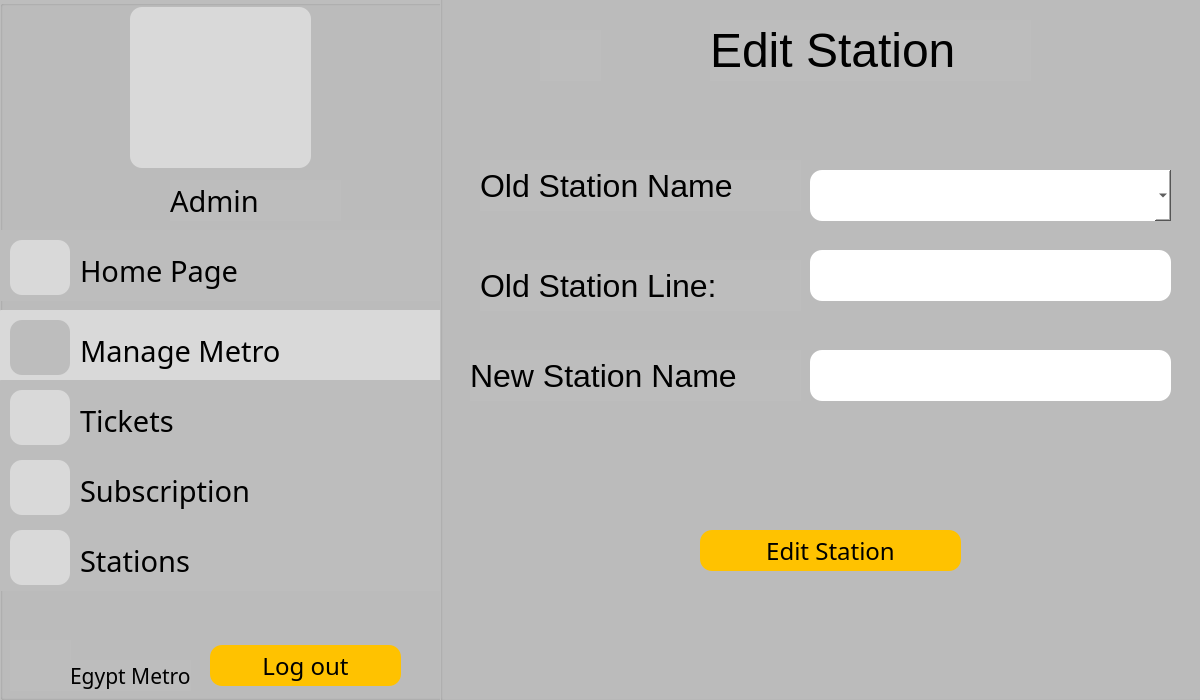
<?xml version="1.0" encoding="UTF-8"?>
<ui version="4.0">
 <class>AdminEditStation</class>
 <widget class="QDialog" name="AdminEditStation">
  <property name="geometry">
   <rect>
    <x>0</x>
    <y>0</y>
    <width>1200</width>
    <height>700</height>
   </rect>
  </property>
  <property name="windowTitle">
   <string>Dialog</string>
  </property>
  <widget class="QGroupBox" name="groupBox">
   <property name="geometry">
    <rect>
     <x>0</x>
     <y>0</y>
     <width>1200</width>
     <height>700</height>
    </rect>
   </property>
   <property name="styleSheet">
    <string notr="true">background-color: #BDBDBD;</string>
   </property>
   <property name="title">
    <string/>
   </property>
   <widget class="QLabel" name="holder_2">
    <property name="geometry">
     <rect>
      <x>130</x>
      <y>7</y>
      <width>181</width>
      <height>161</height>
     </rect>
    </property>
    <property name="styleSheet">
     <string notr="true">background-color: #D9D9D9;
border-radius: 12;</string>
    </property>
    <property name="text">
     <string/>
    </property>
   </widget>
   <widget class="QLabel" name="Metro_2">
    <property name="geometry">
     <rect>
      <x>10</x>
      <y>640</y>
      <width>61</width>
      <height>51</height>
     </rect>
    </property>
    <property name="text">
     <string/>
    </property>
   </widget>
   <widget class="QLabel" name="label_20">
    <property name="geometry">
     <rect>
      <x>70</x>
      <y>660</y>
      <width>121</width>
      <height>31</height>
     </rect>
    </property>
    <property name="font">
     <font>
      <family>BAXAUTRIAL</family>
      <pointsize>16</pointsize>
     </font>
    </property>
    <property name="text">
     <string>Egypt Metro</string>
    </property>
   </widget>
   <widget class="QPushButton" name="pushButton_11">
    <property name="geometry">
     <rect>
      <x>210</x>
      <y>645</y>
      <width>191</width>
      <height>41</height>
     </rect>
    </property>
    <property name="font">
     <font>
      <family>BAXAUTRIAL</family>
      <pointsize>18</pointsize>
     </font>
    </property>
    <property name="styleSheet">
     <string notr="true">background-color: #FFC200;
border-radius: 12;
color: black;</string>
    </property>
    <property name="text">
     <string>Log out</string>
    </property>
   </widget>
   <widget class="QLabel" name="username_2">
    <property name="geometry">
     <rect>
      <x>170</x>
      <y>180</y>
      <width>171</width>
      <height>41</height>
     </rect>
    </property>
    <property name="font">
     <font>
      <family>BAXAUTRIAL</family>
      <pointsize>22</pointsize>
     </font>
    </property>
    <property name="text">
     <string>Admin</string>
    </property>
   </widget>
   <widget class="QLabel" name="userpic_2">
    <property name="geometry">
     <rect>
      <x>160</x>
      <y>20</y>
      <width>141</width>
      <height>121</height>
     </rect>
    </property>
    <property name="styleSheet">
     <string notr="true">background-color: #D9D9D9;
border-radius: 12;</string>
    </property>
    <property name="text">
     <string/>
    </property>
   </widget>
   <widget class="QLabel" name="label_19">
    <property name="geometry">
     <rect>
      <x>80</x>
      <y>250</y>
      <width>221</width>
      <height>41</height>
     </rect>
    </property>
    <property name="font">
     <font>
      <family>BAXAUTRIAL</family>
      <pointsize>22</pointsize>
     </font>
    </property>
    <property name="styleSheet">
     <string notr="true">background-color: #BDBDBD;
border-radius: 1;</string>
    </property>
    <property name="text">
     <string>Home Page</string>
    </property>
   </widget>
   <widget class="QLabel" name="label_25">
    <property name="geometry">
     <rect>
      <x>80</x>
      <y>330</y>
      <width>251</width>
      <height>41</height>
     </rect>
    </property>
    <property name="font">
     <font>
      <family>BAXAUTRIAL</family>
      <pointsize>22</pointsize>
     </font>
    </property>
    <property name="styleSheet">
     <string notr="true">background-color: #D9D9D9;</string>
    </property>
    <property name="text">
     <string>Manage Metro</string>
    </property>
   </widget>
   <widget class="QLabel" name="label_27">
    <property name="geometry">
     <rect>
      <x>80</x>
      <y>470</y>
      <width>201</width>
      <height>41</height>
     </rect>
    </property>
    <property name="font">
     <font>
      <family>BAXAUTRIAL</family>
      <pointsize>22</pointsize>
     </font>
    </property>
    <property name="text">
     <string>Subscription</string>
    </property>
   </widget>
   <widget class="QPushButton" name="pushButton_21">
    <property name="geometry">
     <rect>
      <x>0</x>
      <y>310</y>
      <width>451</width>
      <height>71</height>
     </rect>
    </property>
    <property name="styleSheet">
     <string notr="true">background-color: #D9D9D9;
border-radius: 1;</string>
    </property>
    <property name="text">
     <string/>
    </property>
   </widget>
   <widget class="QPushButton" name="pushButton_22">
    <property name="geometry">
     <rect>
      <x>0</x>
      <y>380</y>
      <width>451</width>
      <height>71</height>
     </rect>
    </property>
    <property name="styleSheet">
     <string notr="true">background-color: #BDBDBD;
border-radius: 1;</string>
    </property>
    <property name="text">
     <string/>
    </property>
   </widget>
   <widget class="QPushButton" name="pushButton_23">
    <property name="geometry">
     <rect>
      <x>0</x>
      <y>450</y>
      <width>451</width>
      <height>71</height>
     </rect>
    </property>
    <property name="styleSheet">
     <string notr="true">background-color: #BDBDBD;
border-radius: 1;</string>
    </property>
    <property name="text">
     <string/>
    </property>
   </widget>
   <widget class="QPushButton" name="pushButton_10">
    <property name="geometry">
     <rect>
      <x>0</x>
      <y>230</y>
      <width>451</width>
      <height>71</height>
     </rect>
    </property>
    <property name="styleSheet">
     <string notr="true">background-color: #BDBDBD;
border-radius: 1;</string>
    </property>
    <property name="text">
     <string/>
    </property>
   </widget>
   <widget class="QPushButton" name="pushButton_25">
    <property name="geometry">
     <rect>
      <x>0</x>
      <y>520</y>
      <width>451</width>
      <height>71</height>
     </rect>
    </property>
    <property name="styleSheet">
     <string notr="true">background-color: #BDBDBD;
border-radius: 1;</string>
    </property>
    <property name="text">
     <string/>
    </property>
   </widget>
   <widget class="QLabel" name="label_29">
    <property name="geometry">
     <rect>
      <x>80</x>
      <y>540</y>
      <width>171</width>
      <height>41</height>
     </rect>
    </property>
    <property name="font">
     <font>
      <family>BAXAUTRIAL</family>
      <pointsize>22</pointsize>
     </font>
    </property>
    <property name="text">
     <string>Stations</string>
    </property>
   </widget>
   <widget class="QLabel" name="label_30">
    <property name="geometry">
     <rect>
      <x>80</x>
      <y>400</y>
      <width>171</width>
      <height>41</height>
     </rect>
    </property>
    <property name="font">
     <font>
      <family>BAXAUTRIAL</family>
      <pointsize>22</pointsize>
     </font>
    </property>
    <property name="text">
     <string>Tickets</string>
    </property>
   </widget>
   <widget class="QLabel" name="homepic_2">
    <property name="geometry">
     <rect>
      <x>10</x>
      <y>240</y>
      <width>60</width>
      <height>55</height>
     </rect>
    </property>
    <property name="styleSheet">
     <string notr="true">background-color: #D9D9D9;
border-radius: 12;</string>
    </property>
    <property name="text">
     <string/>
    </property>
   </widget>
   <widget class="QLabel" name="ManageMetro">
    <property name="geometry">
     <rect>
      <x>10</x>
      <y>320</y>
      <width>60</width>
      <height>55</height>
     </rect>
    </property>
    <property name="styleSheet">
     <string notr="true">background-color: #BDBDBD;
border-radius: 12;</string>
    </property>
    <property name="text">
     <string/>
    </property>
   </widget>
   <widget class="QLabel" name="Subscribtion">
    <property name="geometry">
     <rect>
      <x>10</x>
      <y>460</y>
      <width>60</width>
      <height>55</height>
     </rect>
    </property>
    <property name="styleSheet">
     <string notr="true">background-color: #D9D9D9;
border-radius: 12;</string>
    </property>
    <property name="text">
     <string/>
    </property>
   </widget>
   <widget class="QLabel" name="Station">
    <property name="geometry">
     <rect>
      <x>10</x>
      <y>530</y>
      <width>60</width>
      <height>55</height>
     </rect>
    </property>
    <property name="styleSheet">
     <string notr="true">background-color: #D9D9D9;
border-radius: 12;</string>
    </property>
    <property name="text">
     <string/>
    </property>
   </widget>
   <widget class="QLabel" name="Ticket">
    <property name="geometry">
     <rect>
      <x>10</x>
      <y>390</y>
      <width>60</width>
      <height>55</height>
     </rect>
    </property>
    <property name="styleSheet">
     <string notr="true">background-color: #D9D9D9;
border-radius: 12;</string>
    </property>
    <property name="text">
     <string/>
    </property>
   </widget>
   <widget class="QGroupBox" name="groupBox_2">
    <property name="geometry">
     <rect>
      <x>440</x>
      <y>-50</y>
      <width>1200</width>
      <height>751</height>
     </rect>
    </property>
    <property name="font">
     <font>
      <family>Baskerville Old Face</family>
     </font>
    </property>
    <property name="title">
     <string>GroupBox</string>
    </property>
    <widget class="QLabel" name="label_43">
     <property name="geometry">
      <rect>
       <x>270</x>
       <y>70</y>
       <width>321</width>
       <height>61</height>
      </rect>
     </property>
     <property name="font">
      <font>
       <family>Arial</family>
       <pointsize>36</pointsize>
       <bold>false</bold>
      </font>
     </property>
     <property name="text">
      <string>Edit Station</string>
     </property>
    </widget>
    <widget class="QLabel" name="label_44">
     <property name="geometry">
      <rect>
       <x>40</x>
       <y>210</y>
       <width>321</width>
       <height>51</height>
      </rect>
     </property>
     <property name="font">
      <font>
       <family>Arial</family>
       <pointsize>24</pointsize>
       <bold>false</bold>
      </font>
     </property>
     <property name="text">
      <string>Old Station Name</string>
     </property>
    </widget>
    <widget class="QLabel" name="label_45">
     <property name="geometry">
      <rect>
       <x>40</x>
       <y>310</y>
       <width>321</width>
       <height>51</height>
      </rect>
     </property>
     <property name="font">
      <font>
       <family>Arial</family>
       <pointsize>24</pointsize>
       <bold>false</bold>
      </font>
     </property>
     <property name="text">
      <string>Old Station Line:</string>
     </property>
    </widget>
    <widget class="QLineEdit" name="name_21">
     <property name="geometry">
      <rect>
       <x>370</x>
       <y>300</y>
       <width>361</width>
       <height>51</height>
      </rect>
     </property>
     <property name="font">
      <font>
       <pointsize>18</pointsize>
      </font>
     </property>
     <property name="styleSheet">
      <string notr="true">background-color: white;
border-radius: 12;
color: black;</string>
     </property>
    </widget>
    <widget class="QPushButton" name="pushButton_15">
     <property name="geometry">
      <rect>
       <x>100</x>
       <y>80</y>
       <width>61</width>
       <height>51</height>
      </rect>
     </property>
     <property name="styleSheet">
      <string notr="true">background-color: #BDBDBD;
border-radius: 1;
border-image: url(:/images/img/left-arrow.png) 0 0 0 0 stretch stretch;
width: 50;
length: 50;</string>
     </property>
     <property name="text">
      <string/>
     </property>
    </widget>
    <widget class="QPushButton" name="pushButton_14">
     <property name="geometry">
      <rect>
       <x>260</x>
       <y>580</y>
       <width>261</width>
       <height>41</height>
      </rect>
     </property>
     <property name="font">
      <font>
       <family>BAXAUTRIAL</family>
       <pointsize>18</pointsize>
      </font>
     </property>
     <property name="styleSheet">
      <string notr="true">background-color: #FFC200;
border-radius: 12;
color: black;</string>
     </property>
     <property name="text">
      <string>Edit Station</string>
     </property>
    </widget>
    <widget class="QLineEdit" name="name_22">
     <property name="geometry">
      <rect>
       <x>370</x>
       <y>400</y>
       <width>361</width>
       <height>51</height>
      </rect>
     </property>
     <property name="font">
      <font>
       <pointsize>18</pointsize>
      </font>
     </property>
     <property name="styleSheet">
      <string notr="true">background-color: white;
border-radius: 12;
color: black;</string>
     </property>
     <property name="placeholderText">
      <string/>
     </property>
    </widget>
    <widget class="QComboBox" name="comboBox">
     <property name="geometry">
      <rect>
       <x>370</x>
       <y>220</y>
       <width>361</width>
       <height>51</height>
      </rect>
     </property>
     <property name="styleSheet">
      <string notr="true">background-color: white;
border-radius: 12;
color: black;</string>
     </property>
    </widget>
    <widget class="QLabel" name="label_46">
     <property name="geometry">
      <rect>
       <x>30</x>
       <y>400</y>
       <width>331</width>
       <height>51</height>
      </rect>
     </property>
     <property name="font">
      <font>
       <family>Arial</family>
       <pointsize>24</pointsize>
       <bold>false</bold>
      </font>
     </property>
     <property name="text">
      <string>New Station Name</string>
     </property>
    </widget>
   </widget>
   <zorder>pushButton_21</zorder>
   <zorder>ManageMetro</zorder>
   <zorder>pushButton_10</zorder>
   <zorder>homepic_2</zorder>
   <zorder>pushButton_23</zorder>
   <zorder>pushButton_22</zorder>
   <zorder>holder_2</zorder>
   <zorder>Metro_2</zorder>
   <zorder>label_20</zorder>
   <zorder>pushButton_11</zorder>
   <zorder>username_2</zorder>
   <zorder>userpic_2</zorder>
   <zorder>label_19</zorder>
   <zorder>label_25</zorder>
   <zorder>label_27</zorder>
   <zorder>pushButton_25</zorder>
   <zorder>label_29</zorder>
   <zorder>label_30</zorder>
   <zorder>Subscribtion</zorder>
   <zorder>Station</zorder>
   <zorder>Ticket</zorder>
   <zorder>groupBox_2</zorder>
  </widget>
 </widget>
 <resources/>
 <connections/>
</ui>
